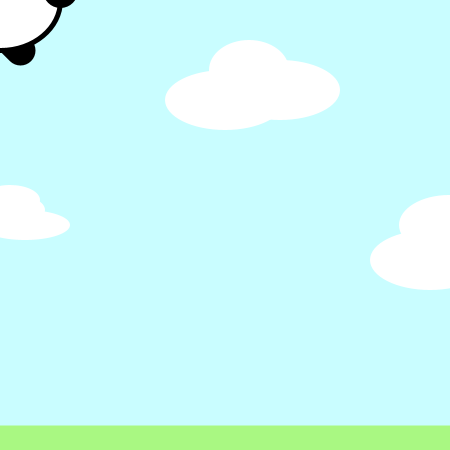
Frame 1 (no input)
Frame 60 (the mouse pressed at the canvas centre just before this capture): identical to frame 1, image omitted
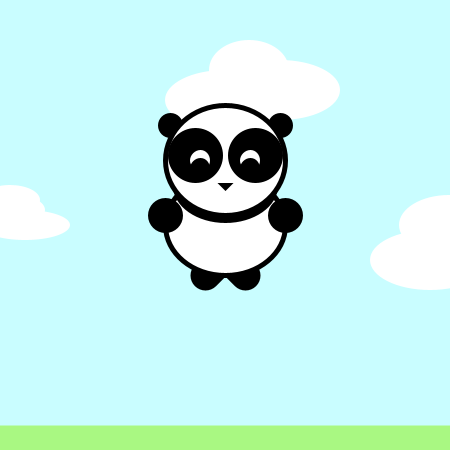
Frame 120 (the mouse held since frame 60 and released just before this capture)

The Processing sketch that drew these frames (run headless with seeded random() and noise(); from frame 60 on, the mouse is pressed at the canvas centre):

// Processing sketch: processing_20775
// ── processing_20775.pde

void setup(){
  size(450,450);  
}
void draw(){
  //background cielo azul
  background(201,253,255);
 //pasto verde
  noStroke();
  fill(169,248,130);
  rectMode(CENTER);  
  rect(225,438,450,25);
    //nubes
  ellipseMode(CENTER);
  noStroke();
  fill(255);
  smooth();
  //nube grande
  ellipse(225,100,120,60);
  ellipse(249,70,80,60);
  ellipse(280,90,120,60);
  //nube chica der.
  ellipse(449,225,100,60);
  ellipse(430,260,120,60);
  //nube chica izq.
  ellipse(10,200,60,30);
  ellipse(25,225,90,30);
  ellipse(15,210,60,30);
  
  //PANDA>>>>>
  //piernas
  frameRate(50);
  stroke(0);
  strokeWeight(30);
  line(pmouseX-20,pmouseY+50,mouseX-10,mouseY+40);
  line(pmouseX+20,pmouseY+50,mouseX+10,mouseY+40);
  //cuerpo
  strokeWeight(5);
  fill(255);
  ellipse(mouseX,mouseY,120,100);
  //franja negra
  fill(0);
  ellipseMode(CENTER);
  ellipse(mouseX,mouseY-40,100,70);
  //brazo izq.
  ellipse(mouseX-60,mouseY-10,30,30);
  //brazo der.
  ellipse(mouseX+60,mouseY-10,30,30);
    //orejas
  fill(0);
  ellipse(mouseX+55,mouseY-100,20,20);
  ellipse(mouseX-55,mouseY-100,20,20);
  //cabeza
  fill(255);
  ellipse(mouseX,mouseY-65,120,110);
 
  //ojos negro
  fill(0);
  ellipse(mouseX-30,mouseY-70,50,50);
  ellipse(mouseX+30,mouseY-70,50,50);
 
  //ojos blanco
  fill(255);
  ellipse(mouseX-25,mouseY-65,25,25);
  ellipse(mouseX+25,mouseY-65,25,25);
    //ojos pupila (negro)
  fill(0);
  ellipse(mouseX-25,mouseY-57,15,15);
  ellipse(mouseX+25,mouseY-57,15,15);
  //nariz/boca
  triangle(mouseX,mouseY-38,mouseX-2,mouseY-40,mouseX+2,mouseY-40);
  
}
  
  
